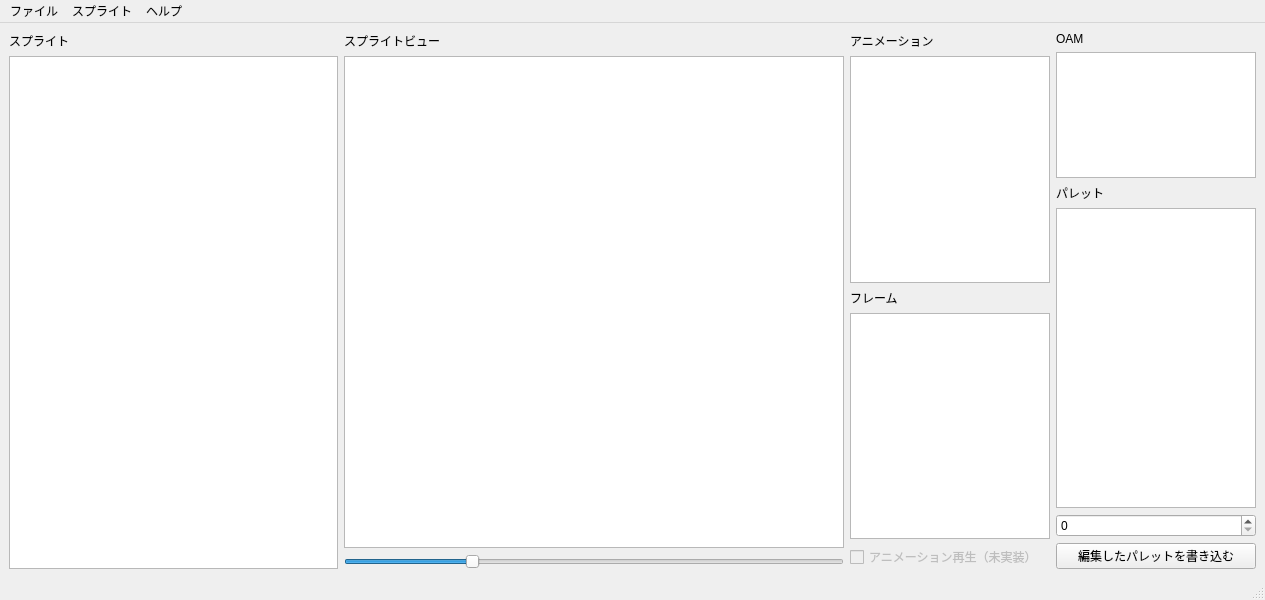
<?xml version="1.0" encoding="UTF-8"?>
<ui version="4.0">
 <class>MainWindow</class>
 <widget class="QMainWindow" name="MainWindow">
  <property name="geometry">
   <rect>
    <x>0</x>
    <y>0</y>
    <width>1265</width>
    <height>600</height>
   </rect>
  </property>
  <property name="windowTitle">
   <string>ロックマンエグゼ スプライトリーダー ver 1.5 by ideal</string>
  </property>
  <widget class="QWidget" name="centralwidget">
   <property name="enabled">
    <bool>true</bool>
   </property>
   <property name="sizePolicy">
    <sizepolicy hsizetype="Expanding" vsizetype="Expanding">
     <horstretch>0</horstretch>
     <verstretch>0</verstretch>
    </sizepolicy>
   </property>
   <layout class="QHBoxLayout" name="horizontalLayout">
    <item>
     <layout class="QHBoxLayout" name="baseHLayout">
      <item>
       <layout class="QVBoxLayout" name="spriteLayout">
        <item>
         <widget class="QLabel" name="spriteLabel">
          <property name="text">
           <string>スプライト</string>
          </property>
         </widget>
        </item>
        <item>
         <widget class="QListWidget" name="spriteList">
          <property name="minimumSize">
           <size>
            <width>300</width>
            <height>0</height>
           </size>
          </property>
          <property name="maximumSize">
           <size>
            <width>400</width>
            <height>16777215</height>
           </size>
          </property>
          <property name="alternatingRowColors">
           <bool>true</bool>
          </property>
         </widget>
        </item>
       </layout>
      </item>
      <item>
       <layout class="QVBoxLayout" name="graphicsLayout">
        <item>
         <widget class="QLabel" name="graphicsLabel">
          <property name="text">
           <string>スプライトビュー</string>
          </property>
         </widget>
        </item>
        <item>
         <widget class="QGraphicsView" name="graphicsView">
          <property name="sizePolicy">
           <sizepolicy hsizetype="Expanding" vsizetype="Expanding">
            <horstretch>0</horstretch>
            <verstretch>0</verstretch>
           </sizepolicy>
          </property>
          <property name="minimumSize">
           <size>
            <width>500</width>
            <height>0</height>
           </size>
          </property>
          <property name="backgroundBrush">
           <brush brushstyle="CrossPattern">
            <color alpha="255">
             <red>200</red>
             <green>220</green>
             <blue>255</blue>
            </color>
           </brush>
          </property>
          <property name="foregroundBrush">
           <brush brushstyle="NoBrush">
            <color alpha="255">
             <red>0</red>
             <green>0</green>
             <blue>0</blue>
            </color>
           </brush>
          </property>
          <property name="interactive">
           <bool>true</bool>
          </property>
          <property name="resizeAnchor">
           <enum>QGraphicsView::AnchorViewCenter</enum>
          </property>
         </widget>
        </item>
        <item>
         <widget class="QSlider" name="graphicsScaleSlider">
          <property name="statusTip">
           <string>表示サイズを変更できます</string>
          </property>
          <property name="minimum">
           <number>0</number>
          </property>
          <property name="maximum">
           <number>40</number>
          </property>
          <property name="singleStep">
           <number>5</number>
          </property>
          <property name="pageStep">
           <number>5</number>
          </property>
          <property name="sliderPosition">
           <number>10</number>
          </property>
          <property name="orientation">
           <enum>Qt::Horizontal</enum>
          </property>
         </widget>
        </item>
       </layout>
      </item>
      <item>
       <layout class="QVBoxLayout" name="animLayout">
        <item>
         <widget class="QLabel" name="animLabel">
          <property name="text">
           <string>アニメーション</string>
          </property>
         </widget>
        </item>
        <item>
         <widget class="QListWidget" name="animList">
          <property name="minimumSize">
           <size>
            <width>150</width>
            <height>0</height>
           </size>
          </property>
          <property name="maximumSize">
           <size>
            <width>200</width>
            <height>16777215</height>
           </size>
          </property>
          <property name="statusTip">
           <string>アイテムをダブルクリックするとアニメーションをリポイントできます</string>
          </property>
          <property name="alternatingRowColors">
           <bool>true</bool>
          </property>
         </widget>
        </item>
        <item>
         <widget class="QLabel" name="frameLabel">
          <property name="text">
           <string>フレーム</string>
          </property>
         </widget>
        </item>
        <item>
         <widget class="QListWidget" name="frameList">
          <property name="minimumSize">
           <size>
            <width>150</width>
            <height>0</height>
           </size>
          </property>
          <property name="maximumSize">
           <size>
            <width>200</width>
            <height>16777215</height>
           </size>
          </property>
          <property name="alternatingRowColors">
           <bool>true</bool>
          </property>
         </widget>
        </item>
        <item>
         <widget class="QCheckBox" name="animCheck">
          <property name="enabled">
           <bool>false</bool>
          </property>
          <property name="text">
           <string>アニメーション再生（未実装）</string>
          </property>
         </widget>
        </item>
       </layout>
      </item>
      <item>
       <layout class="QVBoxLayout" name="oamLayout">
        <item>
         <widget class="QLabel" name="oamLabel">
          <property name="text">
           <string>OAM</string>
          </property>
         </widget>
        </item>
        <item>
         <widget class="QListWidget" name="oamList">
          <property name="sizePolicy">
           <sizepolicy hsizetype="Expanding" vsizetype="Expanding">
            <horstretch>0</horstretch>
            <verstretch>0</verstretch>
           </sizepolicy>
          </property>
          <property name="maximumSize">
           <size>
            <width>200</width>
            <height>16777215</height>
           </size>
          </property>
          <property name="alternatingRowColors">
           <bool>true</bool>
          </property>
         </widget>
        </item>
        <item>
         <widget class="QLabel" name="palLabel">
          <property name="text">
           <string>パレット</string>
          </property>
         </widget>
        </item>
        <item>
         <widget class="QListWidget" name="palList">
          <property name="sizePolicy">
           <sizepolicy hsizetype="Expanding" vsizetype="Expanding">
            <horstretch>0</horstretch>
            <verstretch>0</verstretch>
           </sizepolicy>
          </property>
          <property name="minimumSize">
           <size>
            <width>200</width>
            <height>300</height>
           </size>
          </property>
          <property name="maximumSize">
           <size>
            <width>200</width>
            <height>300</height>
           </size>
          </property>
          <property name="statusTip">
           <string>アイテムをダブルクリックすると色を変更できます</string>
          </property>
          <property name="isWrapping" stdset="0">
           <bool>false</bool>
          </property>
         </widget>
        </item>
        <item>
         <widget class="QSpinBox" name="palSelect">
          <property name="maximumSize">
           <size>
            <width>200</width>
            <height>16777215</height>
           </size>
          </property>
         </widget>
        </item>
        <item>
         <widget class="QPushButton" name="palSaveButton">
          <property name="maximumSize">
           <size>
            <width>200</width>
            <height>16777215</height>
           </size>
          </property>
          <property name="text">
           <string>編集したパレットを書き込む</string>
          </property>
         </widget>
        </item>
       </layout>
      </item>
     </layout>
    </item>
   </layout>
  </widget>
  <widget class="QMenuBar" name="menubar">
   <property name="geometry">
    <rect>
     <x>0</x>
     <y>0</y>
     <width>1265</width>
     <height>24</height>
    </rect>
   </property>
   <widget class="QMenu" name="fileMenu">
    <property name="title">
     <string>ファイル</string>
    </property>
    <addaction name="openAction"/>
    <addaction name="openSpriteAction"/>
    <addaction name="saveAction"/>
    <addaction name="exitAction"/>
   </widget>
   <widget class="QMenu" name="spriteMenu">
    <property name="title">
     <string>スプライト</string>
    </property>
    <addaction name="dumpAction"/>
    <addaction name="exDumpAction"/>
    <addaction name="repointAction"/>
    <addaction name="importAction"/>
    <addaction name="saveImageAction"/>
    <addaction name="flipAction"/>
   </widget>
   <widget class="QMenu" name="helpMenu">
    <property name="title">
     <string>ヘルプ</string>
    </property>
    <addaction name="linkAction"/>
    <addaction name="aboutAction"/>
   </widget>
   <addaction name="fileMenu"/>
   <addaction name="spriteMenu"/>
   <addaction name="helpMenu"/>
  </widget>
  <widget class="QStatusBar" name="statusbar"/>
  <action name="openAction">
   <property name="text">
    <string>ROMファイルを開く</string>
   </property>
   <property name="shortcut">
    <string>Ctrl+O</string>
   </property>
  </action>
  <action name="saveAction">
   <property name="text">
    <string>名前をつけてROMを保存</string>
   </property>
   <property name="shortcut">
    <string>Ctrl+Shift+S</string>
   </property>
  </action>
  <action name="exitAction">
   <property name="text">
    <string>終了</string>
   </property>
   <property name="shortcut">
    <string>Ctrl+Q</string>
   </property>
  </action>
  <action name="dumpAction">
   <property name="text">
    <string>ダンプ</string>
   </property>
   <property name="statusTip">
    <string>選択しているスプライトをファイルに出力します</string>
   </property>
  </action>
  <action name="importAction">
   <property name="text">
    <string>インポート</string>
   </property>
   <property name="statusTip">
    <string>指定したアドレスにファイルから読み込んだスプライトをインポートします</string>
   </property>
  </action>
  <action name="linkAction">
   <property name="text">
    <string>リンク（未実装）</string>
   </property>
  </action>
  <action name="aboutAction">
   <property name="text">
    <string>このツールについて（未実装）</string>
   </property>
  </action>
  <action name="openSpriteAction">
   <property name="text">
    <string>スプライトを開く</string>
   </property>
   <property name="shortcut">
    <string>Ctrl+Shift+O</string>
   </property>
  </action>
  <action name="repointAction">
   <property name="checkable">
    <bool>false</bool>
   </property>
   <property name="text">
    <string>リポイント</string>
   </property>
   <property name="toolTip">
    <string>選択しているスプライトのポインタを書き換えて
別のアドレスのスプライトを読み込ませることが出来ます</string>
   </property>
   <property name="statusTip">
    <string>選択しているスプライトのポインタを書き換えて，別のアドレスのスプライトを読み込ませることが出来ます</string>
   </property>
  </action>
  <action name="saveImageAction">
   <property name="text">
    <string>現在のフレームを画像に出力</string>
   </property>
  </action>
  <action name="flipAction">
   <property name="text">
    <string>水平反転</string>
   </property>
  </action>
  <action name="exDumpAction">
   <property name="text">
    <string>拡張してダンプ</string>
   </property>
   <property name="statusTip">
    <string>選択しているスプライトを32アニメーション，各16フレームのスペースを確保したスプライトに変換して出力します</string>
   </property>
  </action>
 </widget>
 <resources/>
 <connections>
  <connection>
   <sender>openAction</sender>
   <signal>triggered()</signal>
   <receiver>MainWindow</receiver>
   <slot>openFile()</slot>
   <hints>
    <hint type="sourcelabel">
     <x>-1</x>
     <y>-1</y>
    </hint>
    <hint type="destinationlabel">
     <x>399</x>
     <y>299</y>
    </hint>
   </hints>
  </connection>
  <connection>
   <sender>spriteList</sender>
   <signal>currentRowChanged(int)</signal>
   <receiver>MainWindow</receiver>
   <slot>guiSpriteItemActivated(int)</slot>
   <hints>
    <hint type="sourcelabel">
     <x>161</x>
     <y>305</y>
    </hint>
    <hint type="destinationlabel">
     <x>599</x>
     <y>299</y>
    </hint>
   </hints>
  </connection>
  <connection>
   <sender>animList</sender>
   <signal>currentRowChanged(int)</signal>
   <receiver>MainWindow</receiver>
   <slot>guiAnimItemActivated(int)</slot>
   <hints>
    <hint type="sourcelabel">
     <x>904</x>
     <y>167</y>
    </hint>
    <hint type="destinationlabel">
     <x>599</x>
     <y>299</y>
    </hint>
   </hints>
  </connection>
  <connection>
   <sender>frameList</sender>
   <signal>currentRowChanged(int)</signal>
   <receiver>MainWindow</receiver>
   <slot>guiFrameItemActivated(int)</slot>
   <hints>
    <hint type="sourcelabel">
     <x>904</x>
     <y>443</y>
    </hint>
    <hint type="destinationlabel">
     <x>599</x>
     <y>299</y>
    </hint>
   </hints>
  </connection>
  <connection>
   <sender>openSpriteAction</sender>
   <signal>triggered()</signal>
   <receiver>MainWindow</receiver>
   <slot>openSprite()</slot>
   <hints>
    <hint type="sourcelabel">
     <x>-1</x>
     <y>-1</y>
    </hint>
    <hint type="destinationlabel">
     <x>599</x>
     <y>299</y>
    </hint>
   </hints>
  </connection>
  <connection>
   <sender>exitAction</sender>
   <signal>triggered()</signal>
   <receiver>MainWindow</receiver>
   <slot>close()</slot>
   <hints>
    <hint type="sourcelabel">
     <x>-1</x>
     <y>-1</y>
    </hint>
    <hint type="destinationlabel">
     <x>599</x>
     <y>299</y>
    </hint>
   </hints>
  </connection>
  <connection>
   <sender>dumpAction</sender>
   <signal>triggered()</signal>
   <receiver>MainWindow</receiver>
   <slot>dumpSprite()</slot>
   <hints>
    <hint type="sourcelabel">
     <x>-1</x>
     <y>-1</y>
    </hint>
    <hint type="destinationlabel">
     <x>599</x>
     <y>299</y>
    </hint>
   </hints>
  </connection>
  <connection>
   <sender>saveImageAction</sender>
   <signal>triggered()</signal>
   <receiver>MainWindow</receiver>
   <slot>saveFrameImage()</slot>
   <hints>
    <hint type="sourcelabel">
     <x>-1</x>
     <y>-1</y>
    </hint>
    <hint type="destinationlabel">
     <x>599</x>
     <y>299</y>
    </hint>
   </hints>
  </connection>
  <connection>
   <sender>palSelect</sender>
   <signal>valueChanged(int)</signal>
   <receiver>MainWindow</receiver>
   <slot>changePalet(int)</slot>
   <hints>
    <hint type="sourcelabel">
     <x>1244</x>
     <y>536</y>
    </hint>
    <hint type="destinationlabel">
     <x>599</x>
     <y>299</y>
    </hint>
   </hints>
  </connection>
  <connection>
   <sender>palList</sender>
   <signal>itemDoubleClicked(QListWidgetItem*)</signal>
   <receiver>MainWindow</receiver>
   <slot>guiPalItemActivated(QListWidgetItem*)</slot>
   <hints>
    <hint type="sourcelabel">
     <x>1066</x>
     <y>427</y>
    </hint>
    <hint type="destinationlabel">
     <x>599</x>
     <y>299</y>
    </hint>
   </hints>
  </connection>
  <connection>
   <sender>saveAction</sender>
   <signal>triggered()</signal>
   <receiver>MainWindow</receiver>
   <slot>saveRomFile()</slot>
   <hints>
    <hint type="sourcelabel">
     <x>-1</x>
     <y>-1</y>
    </hint>
    <hint type="destinationlabel">
     <x>599</x>
     <y>299</y>
    </hint>
   </hints>
  </connection>
  <connection>
   <sender>oamList</sender>
   <signal>itemDoubleClicked(QListWidgetItem*)</signal>
   <receiver>MainWindow</receiver>
   <slot>guiOAMItemActivated(QListWidgetItem*)</slot>
   <hints>
    <hint type="sourcelabel">
     <x>1244</x>
     <y>186</y>
    </hint>
    <hint type="destinationlabel">
     <x>599</x>
     <y>299</y>
    </hint>
   </hints>
  </connection>
  <connection>
   <sender>repointAction</sender>
   <signal>triggered()</signal>
   <receiver>MainWindow</receiver>
   <slot>repoint()</slot>
   <hints>
    <hint type="sourcelabel">
     <x>-1</x>
     <y>-1</y>
    </hint>
    <hint type="destinationlabel">
     <x>599</x>
     <y>299</y>
    </hint>
   </hints>
  </connection>
  <connection>
   <sender>palSaveButton</sender>
   <signal>pressed()</signal>
   <receiver>MainWindow</receiver>
   <slot>writePalData()</slot>
   <hints>
    <hint type="sourcelabel">
     <x>1088</x>
     <y>554</y>
    </hint>
    <hint type="destinationlabel">
     <x>599</x>
     <y>299</y>
    </hint>
   </hints>
  </connection>
  <connection>
   <sender>flipAction</sender>
   <signal>triggered()</signal>
   <receiver>MainWindow</receiver>
   <slot>flipSprite()</slot>
   <hints>
    <hint type="sourcelabel">
     <x>-1</x>
     <y>-1</y>
    </hint>
    <hint type="destinationlabel">
     <x>599</x>
     <y>299</y>
    </hint>
   </hints>
  </connection>
  <connection>
   <sender>exDumpAction</sender>
   <signal>triggered()</signal>
   <receiver>MainWindow</receiver>
   <slot>exDumpSprite()</slot>
   <hints>
    <hint type="sourcelabel">
     <x>-1</x>
     <y>-1</y>
    </hint>
    <hint type="destinationlabel">
     <x>599</x>
     <y>299</y>
    </hint>
   </hints>
  </connection>
  <connection>
   <sender>graphicsScaleSlider</sender>
   <signal>valueChanged(int)</signal>
   <receiver>MainWindow</receiver>
   <slot>changeViewScale(int)</slot>
   <hints>
    <hint type="sourcelabel">
     <x>568</x>
     <y>557</y>
    </hint>
    <hint type="destinationlabel">
     <x>632</x>
     <y>299</y>
    </hint>
   </hints>
  </connection>
  <connection>
   <sender>importAction</sender>
   <signal>triggered()</signal>
   <receiver>MainWindow</receiver>
   <slot>importSprite()</slot>
   <hints>
    <hint type="sourcelabel">
     <x>-1</x>
     <y>-1</y>
    </hint>
    <hint type="destinationlabel">
     <x>632</x>
     <y>299</y>
    </hint>
   </hints>
  </connection>
  <connection>
   <sender>animList</sender>
   <signal>itemDoubleClicked(QListWidgetItem*)</signal>
   <receiver>MainWindow</receiver>
   <slot>repointAnimation()</slot>
   <hints>
    <hint type="sourcelabel">
     <x>956</x>
     <y>88</y>
    </hint>
    <hint type="destinationlabel">
     <x>995</x>
     <y>48</y>
    </hint>
   </hints>
  </connection>
 </connections>
 <slots>
  <slot>openFile()</slot>
  <slot>guiSpriteItemActivated(int)</slot>
  <slot>guiAnimItemActivated(int)</slot>
  <slot>guiFrameItemActivated(int)</slot>
  <slot>openSprite()</slot>
  <slot>changePalet(int)</slot>
  <slot>dumpSprite()</slot>
  <slot>guiPalItemActivated(QListWidgetItem*)</slot>
  <slot>saveFrameImage()</slot>
  <slot>saveRomFile()</slot>
  <slot>guiOAMItemActivated(QListWidgetItem*)</slot>
  <slot>repoint()</slot>
  <slot>writePalData()</slot>
  <slot>flipSprite()</slot>
  <slot>exDumpSprite()</slot>
  <slot>changeViewScale(int)</slot>
  <slot>importSprite()</slot>
  <slot>repointAnimation()</slot>
 </slots>
</ui>
